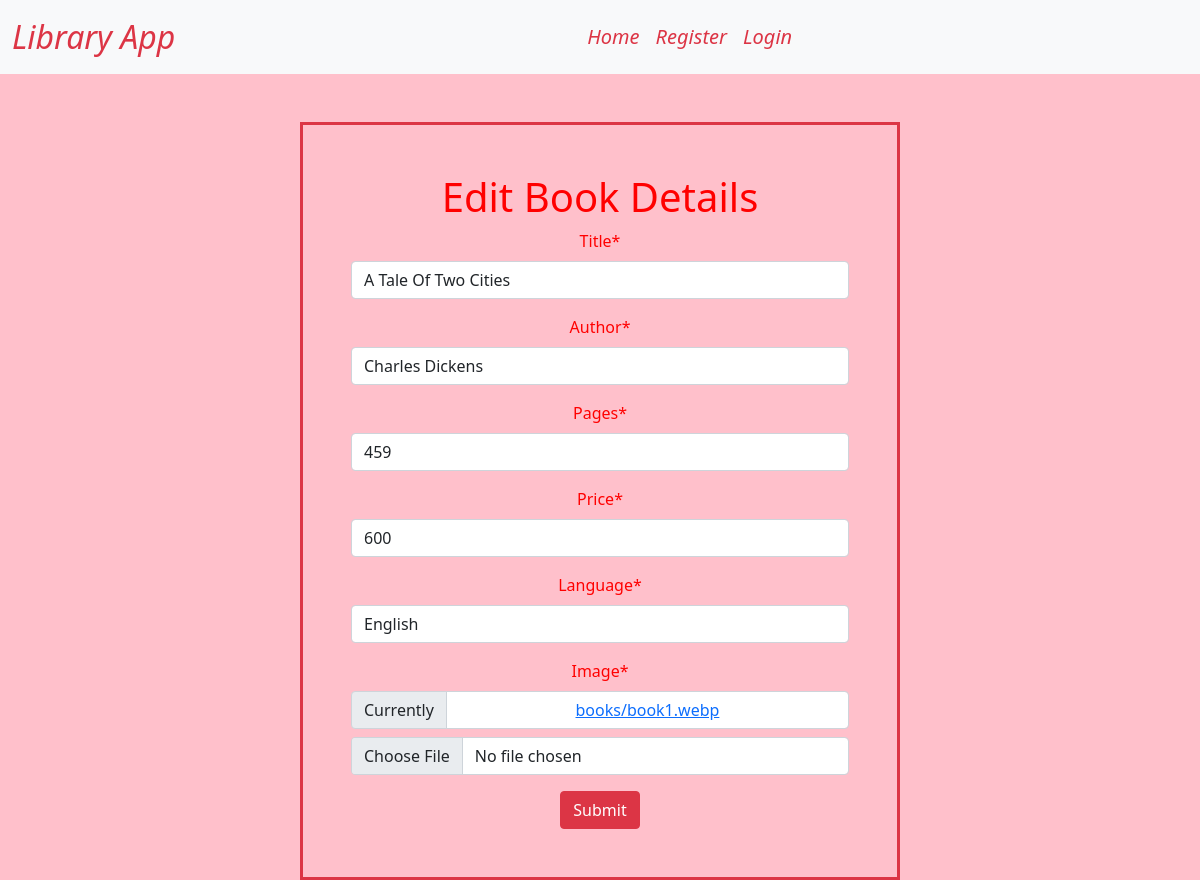
Page /edit/2 on the committed database.
### books/models.py (models this page shows)
class Book(models.Model):
    title=models.CharField(max_length=20)
    author=models.CharField(max_length=20)
    pages=models.IntegerField()
    price = models.IntegerField()
    language=models.CharField()
    image=models.ImageField(upload_to='books')

### books/views.py (the view, shortened to what this page needs)
# urls.py: path('edit/<int:i>',views.Edit.as_view(),name="edit"),
class Edit(View):
    def get(self,request,i):
        b = Book.objects.get(id=i)
        form_instance=BookForm(instance=b)
        context={'form':form_instance}
        return render(request, 'edit.html', context)

### books/forms.py
class BookForm(forms.ModelForm):
    class Meta:
        model=Book
        fields='__all__'

### templates/edit.html (shortened to what this page needs)
{% extends 'base.html' %}
{% load crispy_forms_tags %}
{% block content %}
<div class="container text-center w-50 p-5 mt-5 border border-3 border-danger">
  <h1>Edit Book Details</h1>
  <form method="post" enctype="multipart/form-data">
    {{form|crispy}}
  <input type="submit" class="btn btn-danger">
  </form>
</div>
{% endblock %}

### static/css/style.css (style rules this page uses)
body { background-color:pink; color:red; }

### rows in the picture
Book: title "A Tale Of Two Cities", author "Charles Dickens", pages "459", price "600", language "English"
